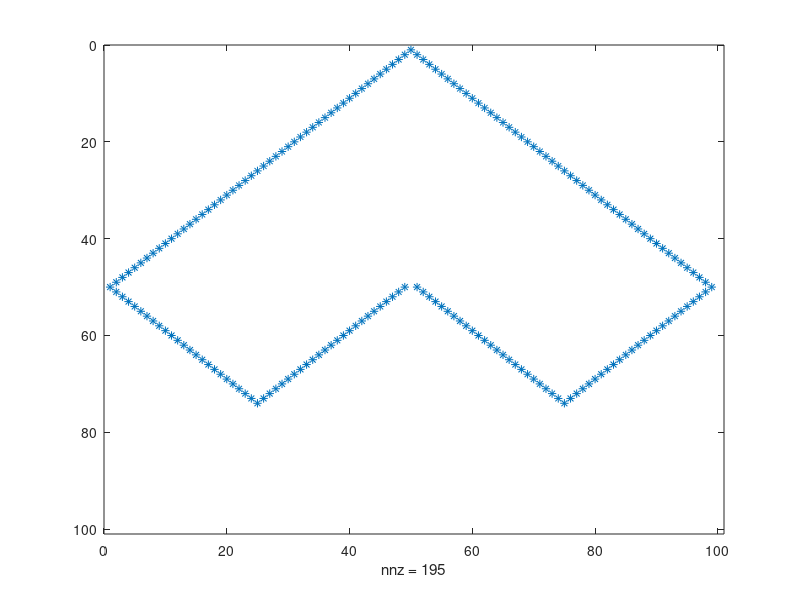

Here is the MATLAB script that generated this plot:
% THIS IS MATLAB CODE
% Michael S. Branicky

init = 50;
jinit = 55;
igoal = 75;
jgoal = 70;

obs=zeros(100,100); % initialize to "no obstacles"
for i=1:100,
  for j=1:100,
    if i<50,    % rear of bugtrap
      d=abs(i-51)+abs(j-50);
      if d==50, obs(i,j)=1;  end;
    else        % front of bugtrap
      if j>50,  % upper lobe
        d=abs(i-50)+abs(j-75);
        if d==24, obs(i,j)=1; end;
      end;
      if j<50,  % lower lobe
        d=abs(i-50)+abs(j-25);
        if d==24, obs(i,j)=1; end;
      end;
    end;
  end;
end;

spy(obs)
